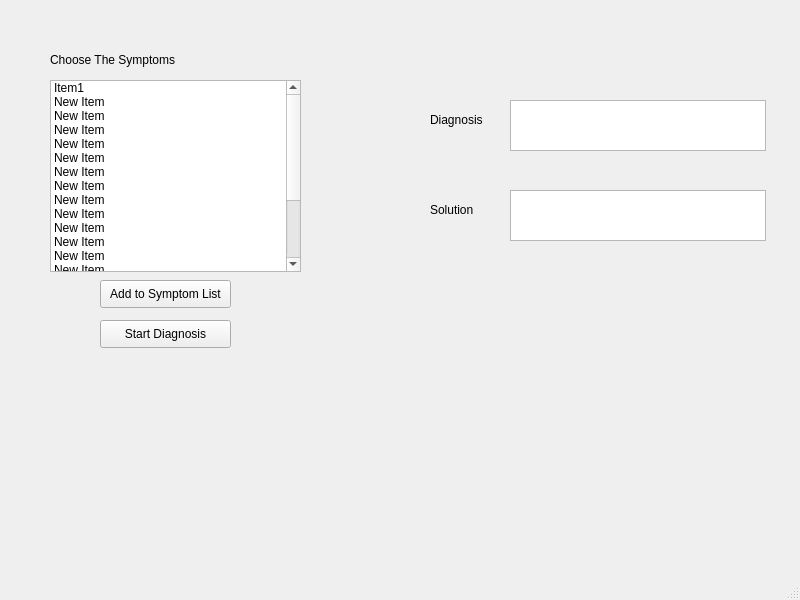
<?xml version="1.0" encoding="UTF-8"?>
<ui version="4.0">
 <class>MainWindow</class>
 <widget class="QMainWindow" name="MainWindow">
  <property name="geometry">
   <rect>
    <x>0</x>
    <y>0</y>
    <width>800</width>
    <height>600</height>
   </rect>
  </property>
  <property name="windowTitle">
   <string>MainWindow</string>
  </property>
  <widget class="QWidget" name="centralwidget">
   <widget class="QListWidget" name="listWidget">
    <property name="geometry">
     <rect>
      <x>50</x>
      <y>80</y>
      <width>251</width>
      <height>192</height>
     </rect>
    </property>
    <item>
     <property name="text">
      <string>Item1</string>
     </property>
    </item>
    <item>
     <property name="text">
      <string>New Item</string>
     </property>
    </item>
    <item>
     <property name="text">
      <string>New Item</string>
     </property>
    </item>
    <item>
     <property name="text">
      <string>New Item</string>
     </property>
    </item>
    <item>
     <property name="text">
      <string>New Item</string>
     </property>
    </item>
    <item>
     <property name="text">
      <string>New Item</string>
     </property>
    </item>
    <item>
     <property name="text">
      <string>New Item</string>
     </property>
    </item>
    <item>
     <property name="text">
      <string>New Item</string>
     </property>
    </item>
    <item>
     <property name="text">
      <string>New Item</string>
     </property>
    </item>
    <item>
     <property name="text">
      <string>New Item</string>
     </property>
    </item>
    <item>
     <property name="text">
      <string>New Item</string>
     </property>
    </item>
    <item>
     <property name="text">
      <string>New Item</string>
     </property>
    </item>
    <item>
     <property name="text">
      <string>New Item</string>
     </property>
    </item>
    <item>
     <property name="text">
      <string>New Item</string>
     </property>
    </item>
    <item>
     <property name="text">
      <string>New Item</string>
     </property>
    </item>
    <item>
     <property name="text">
      <string>New Item</string>
     </property>
    </item>
    <item>
     <property name="text">
      <string>New Item</string>
     </property>
    </item>
    <item>
     <property name="text">
      <string>New Item</string>
     </property>
    </item>
    <item>
     <property name="text">
      <string>New Item</string>
     </property>
    </item>
    <item>
     <property name="text">
      <string>New Item</string>
     </property>
    </item>
   </widget>
   <widget class="QPushButton" name="pushButton">
    <property name="geometry">
     <rect>
      <x>100</x>
      <y>320</y>
      <width>131</width>
      <height>28</height>
     </rect>
    </property>
    <property name="text">
     <string>Start Diagnosis</string>
    </property>
   </widget>
   <widget class="QLabel" name="label">
    <property name="geometry">
     <rect>
      <x>50</x>
      <y>50</y>
      <width>141</width>
      <height>20</height>
     </rect>
    </property>
    <property name="text">
     <string>Choose The Symptoms</string>
    </property>
   </widget>
   <widget class="QTextBrowser" name="textBrowser">
    <property name="geometry">
     <rect>
      <x>510</x>
      <y>100</y>
      <width>256</width>
      <height>51</height>
     </rect>
    </property>
   </widget>
   <widget class="QLabel" name="label_2">
    <property name="geometry">
     <rect>
      <x>430</x>
      <y>110</y>
      <width>61</width>
      <height>20</height>
     </rect>
    </property>
    <property name="text">
     <string>Diagnosis </string>
    </property>
   </widget>
   <widget class="QTextBrowser" name="textBrowser_2">
    <property name="geometry">
     <rect>
      <x>510</x>
      <y>190</y>
      <width>256</width>
      <height>51</height>
     </rect>
    </property>
   </widget>
   <widget class="QLabel" name="label_3">
    <property name="geometry">
     <rect>
      <x>430</x>
      <y>200</y>
      <width>61</width>
      <height>20</height>
     </rect>
    </property>
    <property name="text">
     <string>Solution</string>
    </property>
   </widget>
   <widget class="QPushButton" name="pushButton_2">
    <property name="geometry">
     <rect>
      <x>100</x>
      <y>280</y>
      <width>131</width>
      <height>28</height>
     </rect>
    </property>
    <property name="text">
     <string>Add to Symptom List</string>
    </property>
   </widget>
  </widget>
  <widget class="QMenuBar" name="menubar">
   <property name="geometry">
    <rect>
     <x>0</x>
     <y>0</y>
     <width>800</width>
     <height>26</height>
    </rect>
   </property>
  </widget>
  <widget class="QStatusBar" name="statusbar"/>
 </widget>
 <resources/>
 <connections/>
</ui>
